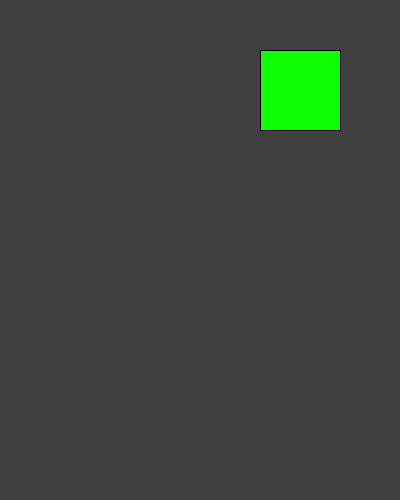
Frame 1 (no input)
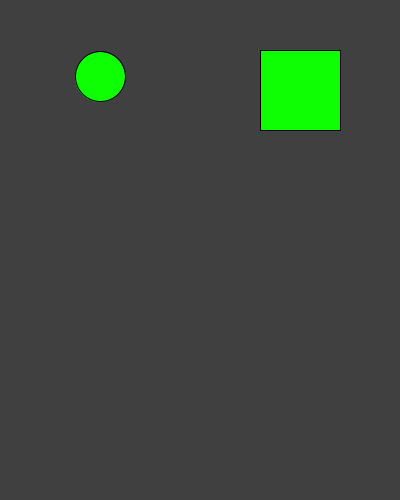
Frame 60 (the mouse pressed at the canvas centre just before this capture)
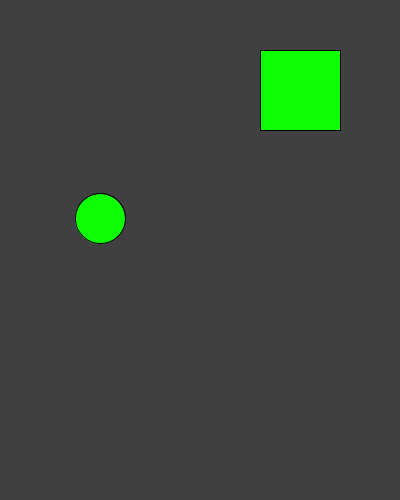
Frame 120 (the mouse held since frame 60 and released just before this capture)

The Processing sketch that drew these frames (run headless with seeded random() and noise(); from frame 60 on, the mouse is pressed at the canvas centre):

// Processing sketch: processing_58372
// ── processing_58372.pde

Ball oneBall;

boolean animate = true;

int btnX = 260;
int btnY = 50;
int btnW = 80;
int btnH = 80;


void setup() {
size(400, 500);
smooth();
oneBall = new Ball();

}


void draw () {
background(64);
oneBall.move();
oneBall.display();
if (animate == true) {
fill(#0EFF03);
}
else { fill(#E9FF03);
}
rect(btnX, btnY, btnW, btnH);
}


void mousePressed() {
if ( mouseX > btnX && mouseX < (btnX+btnW) && mouseY > btnY && mouseY < (btnY+btnH)) {
// toggle the value of on
// in other words, if  true, then on becomes not true (false) and
// vice versa
animate = !animate; // 
}
}

class Ball {

float speed;
float gravity;
float xpos;
float ypos ;
float dimensions;

Ball () {
speed = 0;
gravity = 0.1;
xpos = width/4;
ypos = -100;
dimensions = 50;

}

void display () {
ellipse (xpos, ypos, dimensions,dimensions);

}
void move() {
if (animate == true) {
ypos = ypos + speed;
speed = speed + gravity;
if (ypos >= height-120) {
// reduce the speed on every bounce to make it more
// realistic.. try -1 and see what happens
speed *= -0.9;
}
}
}
}
